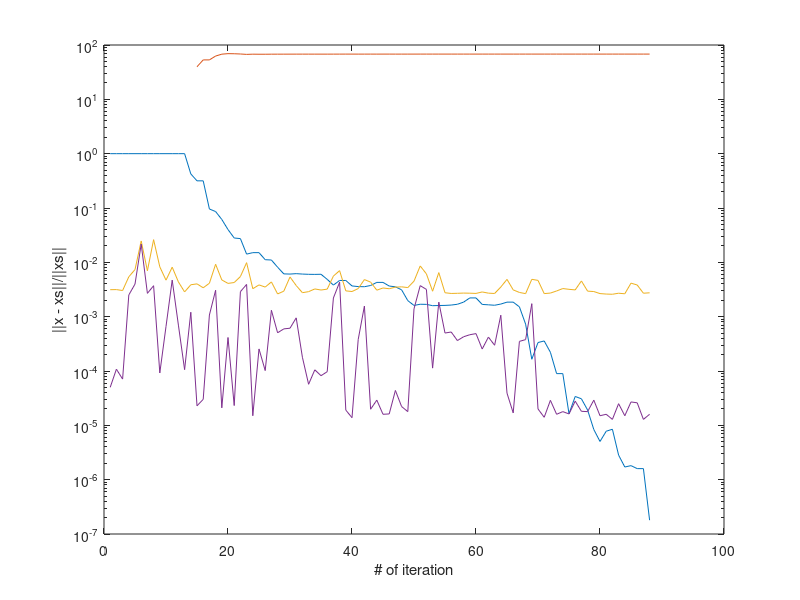

Here is the MATLAB script that generated this plot:
res = [ 
1.000000e+00 0.000000e+00 3.136158e-03 5.006790e-05;
1.000000e+00 0.000000e+00 3.149986e-03 1.080036e-04;
1.000000e+00 0.000000e+00 3.028870e-03 7.104874e-05;
1.000000e+00 0.000000e+00 5.416870e-03 2.508879e-03;
1.000000e+00 0.000000e+00 7.363081e-03 3.978968e-03;
1.000000e+00 0.000000e+00 2.474618e-02 2.166200e-02;
1.000000e+00 0.000000e+00 6.995916e-03 2.686024e-03;
1.000000e+00 0.000000e+00 2.615595e-02 3.715992e-03;
1.000000e+00 0.000000e+00 8.261919e-03 9.202957e-05;
1.000000e+00 0.000000e+00 4.698992e-03 6.589890e-04;
1.000000e+00 0.000000e+00 8.151054e-03 4.714966e-03;
1.000000e+00 0.000000e+00 4.362106e-03 6.990433e-04;
1.000000e+00 0.000000e+00 2.854109e-03 1.058578e-04;
4.241261e-01 0.000000e+00 3.864050e-03 1.206875e-03;
3.162486e-01 3.976784e+01 4.016161e-03 2.288818e-05;
3.162486e-01 5.318498e+01 3.401041e-03 3.004074e-05;
9.587189e-02 5.318498e+01 4.122972e-03 1.074076e-03;
8.604984e-02 6.260237e+01 9.217978e-03 3.065109e-03;
6.153788e-02 6.781821e+01 4.742861e-03 2.098083e-05;
4.010144e-02 6.930517e+01 4.097939e-03 4.138947e-04;
2.804869e-02 6.903736e+01 4.249096e-03 2.312660e-05;
2.733412e-02 6.831594e+01 5.473852e-03 2.887011e-03;
1.417281e-02 6.719964e+01 9.867907e-03 3.918886e-03;
1.507622e-02 6.779392e+01 3.271103e-03 1.502037e-05;
1.507622e-02 6.762692e+01 3.844023e-03 2.548695e-04;
1.118124e-02 6.762692e+01 3.504992e-03 1.018047e-04;
1.103584e-02 6.778558e+01 4.359961e-03 1.312017e-03;
8.135887e-03 6.783614e+01 2.620935e-03 5.049706e-04;
6.131917e-03 6.785743e+01 2.946138e-03 5.960464e-04;
6.082647e-03 6.789458e+01 5.374908e-03 6.129742e-04;
6.189911e-03 6.792867e+01 3.739119e-03 9.510517e-04;
6.082315e-03 6.794225e+01 2.763987e-03 1.790524e-04;
6.019538e-03 6.793205e+01 2.886772e-03 5.698204e-05;
5.999605e-03 6.791667e+01 3.238916e-03 1.051426e-04;
6.030604e-03 6.791695e+01 3.093004e-03 8.201599e-05;
4.861265e-03 6.790785e+01 3.211021e-03 9.703636e-05;
3.812475e-03 6.794711e+01 5.583048e-03 2.208948e-03;
4.635079e-03 6.797663e+01 7.035017e-03 4.310131e-03;
4.635079e-03 6.802349e+01 2.986193e-03 1.907349e-05;
3.677736e-03 6.802349e+01 2.902985e-03 1.382828e-05;
3.576758e-03 6.797937e+01 3.288031e-03 3.800392e-04;
3.558634e-03 6.798412e+01 4.817009e-03 1.568794e-03;
3.746561e-03 6.800066e+01 4.324913e-03 1.978874e-05;
4.274350e-03 6.797677e+01 3.073931e-03 2.908707e-05;
4.274350e-03 6.801908e+01 3.372908e-03 1.597404e-05;
3.662821e-03 6.801908e+01 3.266096e-03 1.621246e-05;
3.543075e-03 6.798182e+01 3.498077e-03 4.386902e-05;
3.120740e-03 6.798572e+01 3.540039e-03 2.217293e-05;
1.973376e-03 6.799754e+01 3.432035e-03 1.788139e-05;
1.609694e-03 6.801936e+01 4.504919e-03 1.394987e-03;
1.693360e-03 6.803546e+01 8.581161e-03 3.726006e-03;
1.684027e-03 6.804151e+01 6.137133e-03 3.175974e-03;
1.593133e-03 6.803845e+01 2.939939e-03 1.130104e-04;
1.605130e-03 6.803356e+01 6.474018e-03 1.851082e-03;
1.612251e-03 6.803190e+01 2.756119e-03 4.999638e-04;
1.635550e-03 6.803254e+01 2.675056e-03 5.221367e-04;
1.691148e-03 6.803186e+01 2.692938e-03 3.631115e-04;
1.852585e-03 6.803349e+01 2.718210e-03 4.270077e-04;
2.213791e-03 6.803022e+01 2.704859e-03 4.651546e-04;
2.213791e-03 6.803680e+01 2.677917e-03 4.878044e-04;
1.679714e-03 6.803680e+01 2.851009e-03 2.539158e-04;
1.652495e-03 6.803024e+01 2.708912e-03 4.210472e-04;
1.622274e-03 6.803258e+01 2.671957e-03 2.980232e-04;
1.706619e-03 6.803072e+01 3.511906e-03 1.064062e-03;
1.851513e-03 6.803468e+01 4.858017e-03 3.910065e-05;
1.851513e-03 6.802820e+01 3.111839e-03 1.692772e-05;
1.516692e-03 6.802820e+01 2.791882e-03 3.509521e-04;
7.299137e-04 6.803550e+01 2.653837e-03 3.781319e-04;
1.644509e-04 6.804529e+01 4.868031e-03 1.734972e-03;
3.342924e-04 6.805064e+01 4.652977e-03 2.002716e-05;
3.570763e-04 6.805180e+01 2.659082e-03 1.406670e-05;
2.210204e-04 6.805118e+01 2.718925e-03 2.884865e-05;
8.949664e-05 6.804949e+01 2.972126e-03 1.597404e-05;
8.949664e-05 6.805029e+01 3.292084e-03 1.788139e-05;
1.637411e-05 6.805029e+01 3.187180e-03 1.621246e-05;
3.398636e-05 6.804920e+01 3.108978e-03 2.789497e-05;
3.080972e-05 6.804894e+01 4.545212e-03 1.811981e-05;
1.912630e-05 6.804913e+01 2.951145e-03 1.788139e-05;
8.382221e-06 6.804935e+01 2.901077e-03 2.908707e-05;
5.046548e-06 6.804945e+01 2.660036e-03 1.502037e-05;
7.786470e-06 6.804944e+01 2.607107e-03 1.597404e-05;
8.477012e-06 6.804941e+01 2.584934e-03 1.287460e-05;
2.829941e-06 6.804935e+01 2.701044e-03 2.503395e-05;
1.710531e-06 6.804939e+01 2.639055e-03 1.502037e-05;
1.811979e-06 6.804936e+01 4.140139e-03 2.694130e-05;
1.597054e-06 6.804939e+01 3.829002e-03 2.598763e-05;
1.597054e-06 6.804936e+01 2.701998e-03 1.287460e-05;
1.796122e-07 6.804936e+01 2.749205e-03 1.597404e-05;
]; 
semilogy(1:length(res),res); 
xlabel('# of iteration'); ylabel('||x - xs||/||xs||');
